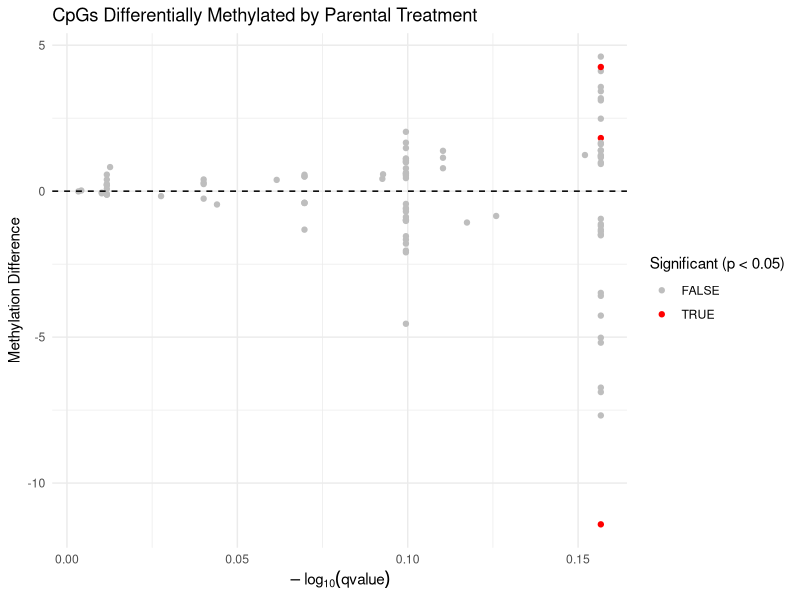

This chart was generated by the following R code:
## ---- chunk 1
#| echo: TRUE
#| code-fold: true

meth <- read.csv("../output/06-differential-methylation/filtered-CpGs-parental-treatment.csv")
head(meth)
## ---- chunk 2
#| echo: TRUE
#| code-fold: true

# Load packages
library(ggplot2)
library(dplyr)
# Read in data
myDiff <- read.csv("../output/06-differential-methylation/DM-CpGs-parental-treatment.csv")
# Label significance
myDiff$significant <- myDiff$pvalue < 0.05

# Plot
ggplot(myDiff, aes(x = -log10(qvalue), y = meth.diff, color = significant)) +
  geom_point(size = 1.5) +
  scale_color_manual(values = c("gray" = "gray", "TRUE" = "red", "FALSE" = "gray")) +
  geom_hline(yintercept = 0, linetype = "dashed", color = "black") +
  theme_minimal() +
  labs(
    x = expression(-log[10](qvalue)),
    y = "Methylation Difference",
    color = "Significant (p < 0.05)",
    title = "CpGs Differentially Methylated by Parental Treatment"
  )

## ---- chunk 3
#| echo: TRUE
#| code-fold: true

myDiff %>% filter(significant == "TRUE") %>% select(-X, -significant)
